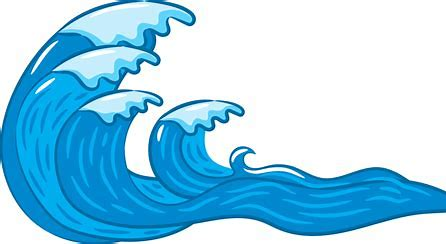
#> input picture imagens/ondas.jpeg, 446 x 244 px, found by its file name
$ python filtroConvolucional.py
#> lines starting #> are read from the running program, lines starting #| are printed output that depends on the picture
from PIL import Image, ImageFilter
import numpy as np

img = Image.open("imagens/ondas.jpeg").convert("L")# carregar imagem e converter para cinza
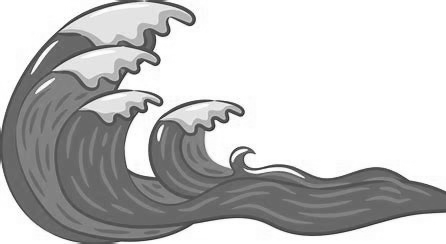
#> img: PIL image 446x244 L; min 35, max 255, mean 194.7

kernel = [
    [0, -1, 0],
    [-1, 5,-1],
    [0, -1, 0]
]

kernel = np.array(kernel) #converter para array numpy
kernel = kernel.flatten()
convertKernel = ImageFilter.Kernel(size=(3, 3), kernel=kernel, scale=np.sum(kernel)) # cria filtro de convolução

imgFiltro = img.filter(convertKernel) # aplicação do filtro
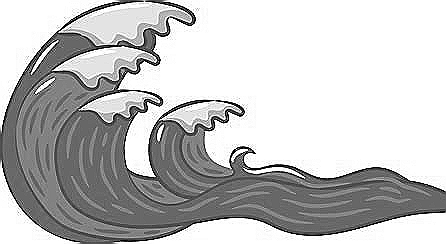
#> imgFiltro: PIL image 446x244 L; min 0, max 255, mean 193.3

imgFiltro.show()
